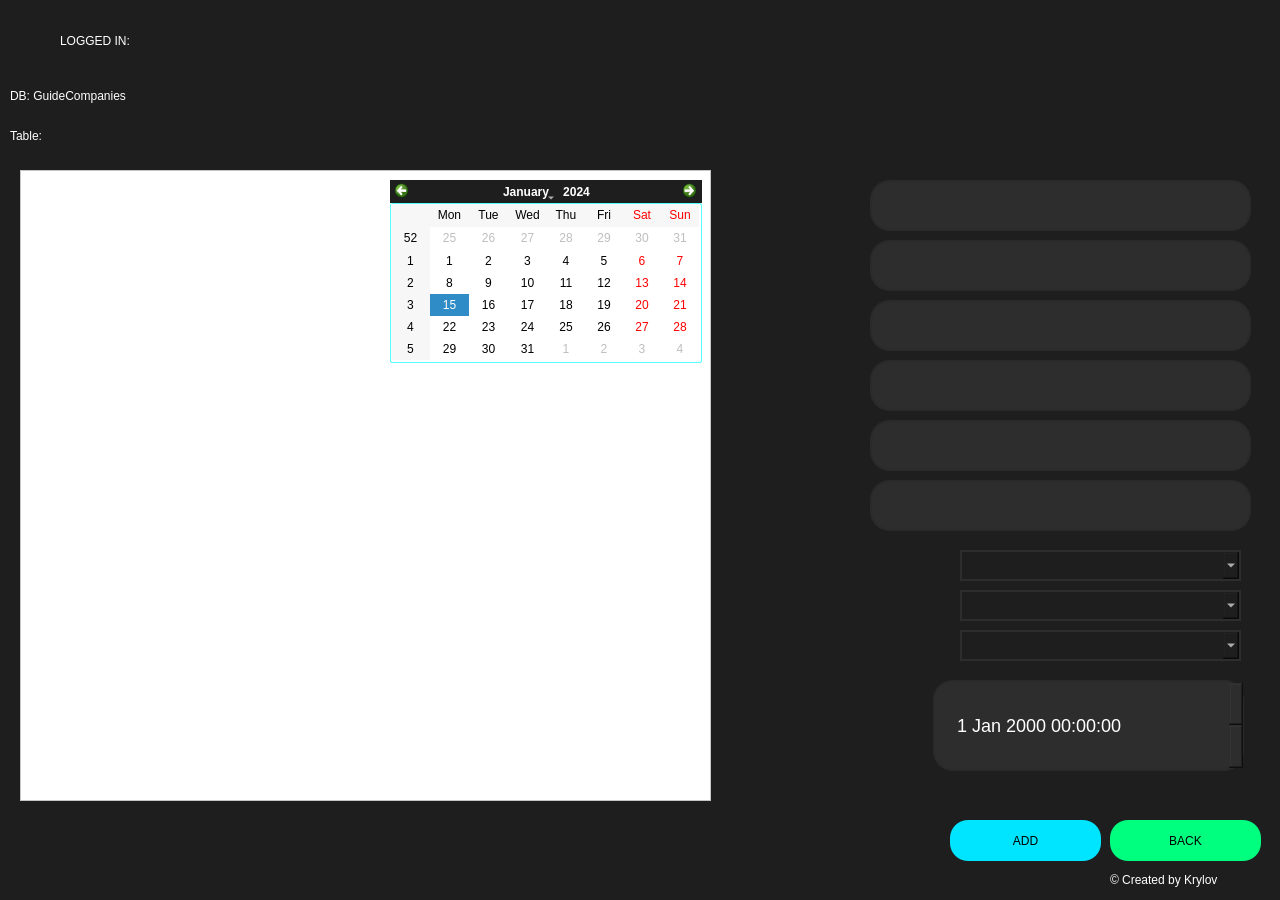
<?xml version="1.0" encoding="UTF-8"?>
<ui version="4.0">
 <class>Dialog</class>
 <widget class="QDialog" name="Dialog">
  <property name="geometry">
   <rect>
    <x>0</x>
    <y>0</y>
    <width>1280</width>
    <height>900</height>
   </rect>
  </property>
  <property name="windowTitle">
   <string>Dialog</string>
  </property>
  <property name="styleSheet">
   <string notr="true">background-color: rgb(30, 30, 30)</string>
  </property>
  <widget class="QLabel" name="label_3">
   <property name="geometry">
    <rect>
     <x>1110</x>
     <y>870</y>
     <width>161</width>
     <height>20</height>
    </rect>
   </property>
   <property name="styleSheet">
    <string notr="true">color: rgb(255, 255, 255);
font: 87 10pt &quot;Arial Black&quot;;
</string>
   </property>
   <property name="text">
    <string>© Created by Krylov</string>
   </property>
  </widget>
  <widget class="QLabel" name="standard_welcome">
   <property name="geometry">
    <rect>
     <x>60</x>
     <y>20</y>
     <width>181</width>
     <height>41</height>
    </rect>
   </property>
   <property name="styleSheet">
    <string notr="true">color: rgb(255, 255, 255);
font: 87 20pt &quot;Arial Black&quot;;</string>
   </property>
   <property name="text">
    <string>LOGGED IN:</string>
   </property>
  </widget>
  <widget class="QLabel" name="user_image_label">
   <property name="geometry">
    <rect>
     <x>10</x>
     <y>20</y>
     <width>41</width>
     <height>41</height>
    </rect>
   </property>
   <property name="text">
    <string/>
   </property>
   <property name="pixmap">
    <pixmap>user.png</pixmap>
   </property>
   <property name="scaledContents">
    <bool>true</bool>
   </property>
  </widget>
  <widget class="QLabel" name="logged_in_username_editform">
   <property name="geometry">
    <rect>
     <x>250</x>
     <y>20</y>
     <width>201</width>
     <height>41</height>
    </rect>
   </property>
   <property name="styleSheet">
    <string notr="true">color: rgb(115, 255, 127);
font: 87 20pt &quot;Arial Black&quot;;</string>
   </property>
   <property name="text">
    <string/>
   </property>
  </widget>
  <widget class="QLabel" name="label">
   <property name="geometry">
    <rect>
     <x>10</x>
     <y>80</y>
     <width>451</width>
     <height>31</height>
    </rect>
   </property>
   <property name="styleSheet">
    <string notr="true">color: rgb(255, 255, 255);
font: 87 20pt &quot;Arial Black&quot;;</string>
   </property>
   <property name="text">
    <string>DB: GuideCompanies</string>
   </property>
  </widget>
  <widget class="QPushButton" name="gobackButton_editform">
   <property name="geometry">
    <rect>
     <x>1110</x>
     <y>820</y>
     <width>151</width>
     <height>41</height>
    </rect>
   </property>
   <property name="styleSheet">
    <string notr="true">background-color: rgb(0, 255, 127);
font: 87 18pt &quot;Arial Black&quot;;
border-radius: 18px;</string>
   </property>
   <property name="text">
    <string>BACK</string>
   </property>
  </widget>
  <widget class="QTableWidget" name="tableWidget_editform">
   <property name="geometry">
    <rect>
     <x>20</x>
     <y>170</y>
     <width>691</width>
     <height>631</height>
    </rect>
   </property>
   <property name="styleSheet">
    <string notr="true">background-color: rgb(255, 255, 255);
font: 87 10pt &quot;Arial Black&quot;;</string>
   </property>
   <property name="showGrid">
    <bool>true</bool>
   </property>
  </widget>
  <widget class="QLabel" name="current_table">
   <property name="geometry">
    <rect>
     <x>110</x>
     <y>120</y>
     <width>351</width>
     <height>31</height>
    </rect>
   </property>
   <property name="styleSheet">
    <string notr="true">color: rgb(255, 255, 255);
font: 87 20pt &quot;Arial Black&quot;;</string>
   </property>
   <property name="text">
    <string/>
   </property>
  </widget>
  <widget class="QLabel" name="label_2">
   <property name="geometry">
    <rect>
     <x>10</x>
     <y>120</y>
     <width>91</width>
     <height>31</height>
    </rect>
   </property>
   <property name="styleSheet">
    <string notr="true">color: rgb(255, 255, 255);
font: 87 20pt &quot;Arial Black&quot;;</string>
   </property>
   <property name="text">
    <string>Table:</string>
   </property>
  </widget>
  <widget class="QTextEdit" name="textEdit1">
   <property name="geometry">
    <rect>
     <x>870</x>
     <y>180</y>
     <width>381</width>
     <height>51</height>
    </rect>
   </property>
   <property name="styleSheet">
    <string notr="true">QTextEdit {
	border: 2px solid rgb(42, 42, 42);
	border-radius: 20px;
	color: #FFF;
	padding-left:20px;
	padding-right:20px;
	background-color:rgb(45, 45, 45);
	font-size: 28px;
}</string>
   </property>
  </widget>
  <widget class="QPushButton" name="addButton">
   <property name="geometry">
    <rect>
     <x>950</x>
     <y>820</y>
     <width>151</width>
     <height>41</height>
    </rect>
   </property>
   <property name="styleSheet">
    <string notr="true">background-color: rgb(0, 229, 255);
font: 87 18pt &quot;Arial Black&quot;;
border-radius: 18px;</string>
   </property>
   <property name="text">
    <string>ADD</string>
   </property>
  </widget>
  <widget class="QTextEdit" name="textEdit2">
   <property name="geometry">
    <rect>
     <x>870</x>
     <y>240</y>
     <width>381</width>
     <height>51</height>
    </rect>
   </property>
   <property name="styleSheet">
    <string notr="true">QTextEdit {
	border: 2px solid rgb(42, 42, 42);
	border-radius: 20px;
	color: #FFF;
	padding-left:20px;
	padding-right:20px;
	background-color:rgb(45, 45, 45);
	font-size: 28px;
}</string>
   </property>
  </widget>
  <widget class="QTextEdit" name="textEdit3">
   <property name="geometry">
    <rect>
     <x>870</x>
     <y>300</y>
     <width>381</width>
     <height>51</height>
    </rect>
   </property>
   <property name="styleSheet">
    <string notr="true">QTextEdit {
	border: 2px solid rgb(42, 42, 42);
	border-radius: 20px;
	color: #FFF;
	padding-left:20px;
	padding-right:20px;
	background-color:rgb(45, 45, 45);
	font-size: 28px;
}</string>
   </property>
  </widget>
  <widget class="QTextEdit" name="textEdit4">
   <property name="geometry">
    <rect>
     <x>870</x>
     <y>360</y>
     <width>381</width>
     <height>51</height>
    </rect>
   </property>
   <property name="styleSheet">
    <string notr="true">QTextEdit {
	border: 2px solid rgb(42, 42, 42);
	border-radius: 20px;
	color: #FFF;
	padding-left:20px;
	padding-right:20px;
	background-color:rgb(45, 45, 45);
	font-size: 28px;
}</string>
   </property>
  </widget>
  <widget class="QTextEdit" name="textEdit5">
   <property name="geometry">
    <rect>
     <x>870</x>
     <y>420</y>
     <width>381</width>
     <height>51</height>
    </rect>
   </property>
   <property name="styleSheet">
    <string notr="true">QTextEdit {
	border: 2px solid rgb(42, 42, 42);
	border-radius: 20px;
	color: #FFF;
	padding-left:20px;
	padding-right:20px;
	background-color:rgb(45, 45, 45);
	font-size: 28px;
}</string>
   </property>
  </widget>
  <widget class="QTextEdit" name="textEdit6">
   <property name="geometry">
    <rect>
     <x>870</x>
     <y>480</y>
     <width>381</width>
     <height>51</height>
    </rect>
   </property>
   <property name="styleSheet">
    <string notr="true">QTextEdit {
	border: 2px solid rgb(42, 42, 42);
	border-radius: 20px;
	color: #FFF;
	padding-left:20px;
	padding-right:20px;
	background-color:rgb(45, 45, 45);
	font-size: 28px;
}</string>
   </property>
  </widget>
  <widget class="QComboBox" name="box_foreign_points1">
   <property name="geometry">
    <rect>
     <x>960</x>
     <y>550</y>
     <width>281</width>
     <height>31</height>
    </rect>
   </property>
   <property name="styleSheet">
    <string notr="true">QComboBox {
	border: 2px solid rgb(45, 45, 45);
	border-radius: 20px;
	color: white;
	padding-left:20px;
	padding-right:20px;
	background-color: rgb(30, 30, 30);
	font-size: 18px;
}
QComboBox QAbstractItemView {
	background-color: rgb(255, 255, 255);
}</string>
   </property>
  </widget>
  <widget class="QLabel" name="title_one">
   <property name="geometry">
    <rect>
     <x>720</x>
     <y>190</y>
     <width>141</width>
     <height>31</height>
    </rect>
   </property>
   <property name="styleSheet">
    <string notr="true">color: rgb(255, 255, 255);
font: 87 10pt &quot;Arial Black&quot;;</string>
   </property>
   <property name="text">
    <string/>
   </property>
  </widget>
  <widget class="QLabel" name="title_two">
   <property name="geometry">
    <rect>
     <x>720</x>
     <y>250</y>
     <width>141</width>
     <height>31</height>
    </rect>
   </property>
   <property name="styleSheet">
    <string notr="true">color: rgb(255, 255, 255);
font: 87 10pt &quot;Arial Black&quot;;</string>
   </property>
   <property name="text">
    <string/>
   </property>
  </widget>
  <widget class="QLabel" name="title_three">
   <property name="geometry">
    <rect>
     <x>720</x>
     <y>310</y>
     <width>141</width>
     <height>31</height>
    </rect>
   </property>
   <property name="styleSheet">
    <string notr="true">color: rgb(255, 255, 255);
font: 87 10pt &quot;Arial Black&quot;;</string>
   </property>
   <property name="text">
    <string/>
   </property>
  </widget>
  <widget class="QLabel" name="title_four">
   <property name="geometry">
    <rect>
     <x>720</x>
     <y>370</y>
     <width>141</width>
     <height>31</height>
    </rect>
   </property>
   <property name="styleSheet">
    <string notr="true">color: rgb(255, 255, 255);
font: 87 10pt &quot;Arial Black&quot;;</string>
   </property>
   <property name="text">
    <string/>
   </property>
  </widget>
  <widget class="QLabel" name="title_five">
   <property name="geometry">
    <rect>
     <x>720</x>
     <y>430</y>
     <width>141</width>
     <height>31</height>
    </rect>
   </property>
   <property name="styleSheet">
    <string notr="true">color: rgb(255, 255, 255);
font: 87 10pt &quot;Arial Black&quot;;</string>
   </property>
   <property name="text">
    <string/>
   </property>
  </widget>
  <widget class="QLabel" name="title_six">
   <property name="geometry">
    <rect>
     <x>720</x>
     <y>490</y>
     <width>141</width>
     <height>31</height>
    </rect>
   </property>
   <property name="styleSheet">
    <string notr="true">color: rgb(255, 255, 255);
font: 87 10pt &quot;Arial Black&quot;;</string>
   </property>
   <property name="text">
    <string/>
   </property>
  </widget>
  <widget class="QLabel" name="title_seven">
   <property name="geometry">
    <rect>
     <x>800</x>
     <y>550</y>
     <width>141</width>
     <height>31</height>
    </rect>
   </property>
   <property name="styleSheet">
    <string notr="true">color: rgb(255, 255, 255);
font: 87 10pt &quot;Arial Black&quot;;</string>
   </property>
   <property name="text">
    <string/>
   </property>
  </widget>
  <widget class="QComboBox" name="box_foreign_points2">
   <property name="geometry">
    <rect>
     <x>960</x>
     <y>590</y>
     <width>281</width>
     <height>31</height>
    </rect>
   </property>
   <property name="styleSheet">
    <string notr="true">QComboBox {
	border: 2px solid rgb(45, 45, 45);
	border-radius: 20px;
	color: white;
	padding-left:20px;
	padding-right:20px;
	background-color: rgb(30, 30, 30);
	font-size: 18px;
}
QComboBox QAbstractItemView {
	background-color: rgb(255, 255, 255);
}</string>
   </property>
  </widget>
  <widget class="QComboBox" name="box_foreign_points3">
   <property name="geometry">
    <rect>
     <x>960</x>
     <y>630</y>
     <width>281</width>
     <height>31</height>
    </rect>
   </property>
   <property name="styleSheet">
    <string notr="true">QComboBox {
	border: 2px solid rgb(45, 45, 45);
	border-radius: 20px;
	color: white;
	padding-left:20px;
	padding-right:20px;
	background-color: rgb(30, 30, 30);
	font-size: 18px;
}
QComboBox QAbstractItemView {
	background-color: rgb(255, 255, 255);
}</string>
   </property>
  </widget>
  <widget class="QLabel" name="title_eight">
   <property name="geometry">
    <rect>
     <x>800</x>
     <y>590</y>
     <width>141</width>
     <height>31</height>
    </rect>
   </property>
   <property name="styleSheet">
    <string notr="true">color: rgb(255, 255, 255);
font: 87 10pt &quot;Arial Black&quot;;</string>
   </property>
   <property name="text">
    <string/>
   </property>
  </widget>
  <widget class="QLabel" name="title_nine">
   <property name="geometry">
    <rect>
     <x>800</x>
     <y>630</y>
     <width>141</width>
     <height>31</height>
    </rect>
   </property>
   <property name="styleSheet">
    <string notr="true">color: rgb(255, 255, 255);
font: 87 10pt &quot;Arial Black&quot;;</string>
   </property>
   <property name="text">
    <string/>
   </property>
  </widget>
  <widget class="QDateTimeEdit" name="dateTimeEdit">
   <property name="geometry">
    <rect>
     <x>933</x>
     <y>680</y>
     <width>311</width>
     <height>91</height>
    </rect>
   </property>
   <property name="styleSheet">
    <string notr="true">QDateTimeEdit {
	border: 2px solid rgb(42, 42, 42);
	border-radius: 20px;
	color: #FFF;
	padding-left:20px;
	padding-right:20px;
	background-color:rgb(45,45,45);
	font-size: 18px;
}</string>
   </property>
  </widget>
  <widget class="QLabel" name="title_ten">
   <property name="geometry">
    <rect>
     <x>770</x>
     <y>710</y>
     <width>141</width>
     <height>31</height>
    </rect>
   </property>
   <property name="styleSheet">
    <string notr="true">color: rgb(255, 255, 255);
font: 87 10pt &quot;Arial Black&quot;;</string>
   </property>
   <property name="text">
    <string/>
   </property>
  </widget>
  <widget class="QCalendarWidget" name="calendarWidget">
   <property name="geometry">
    <rect>
     <x>390</x>
     <y>180</y>
     <width>312</width>
     <height>183</height>
    </rect>
   </property>
   <property name="styleSheet">
    <string notr="true">QCalendarWidget QToolButton {
	color: white;
}
QCalendarWidget QAbstractItemView:enabled {
	color: black;
	background-color: rgb(255, 255, 255);
	border: 1px solid rgb(85, 255, 255);
	border-radius: 2px;
}</string>
   </property>
  </widget>
 </widget>
 <resources/>
 <connections/>
</ui>
